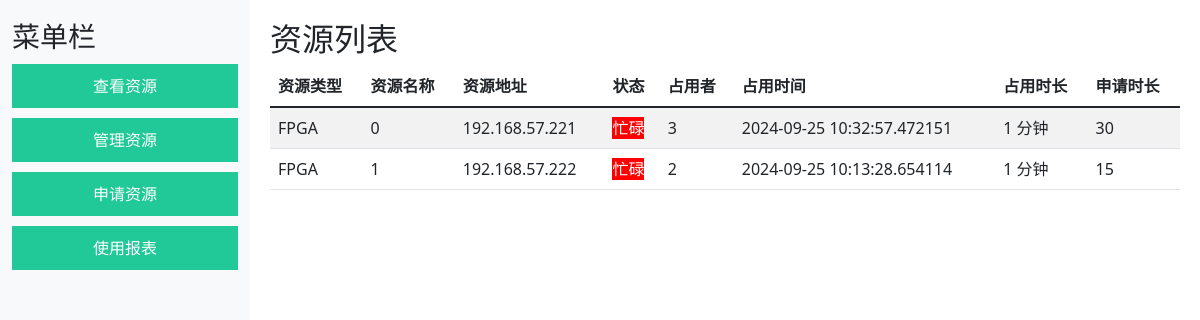
Before: /view_resources with the older database file.
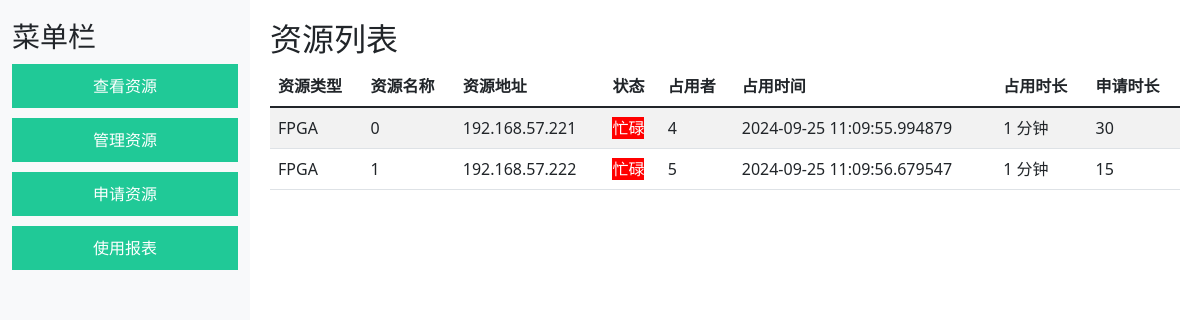
After: the same page with the newer database file.
### app.py (models this page shows)
class Resource(db.Model):
    id = db.Column(db.Integer, primary_key=True)
    resource_type = db.Column(db.String(50), nullable=False)
    resource_name = db.Column(db.String(100), nullable=False)
    resource_address = db.Column(db.String(100), nullable=False)
    is_busy = db.Column(db.Boolean, default=False)  # 资源是否被占用
    assigned_to = db.Column(db.String(100), nullable=True)  # 当前占用资源的用户
    assigned_time = db.Column(db.DateTime, nullable=True)  # 资源分配时间
    usage_duration = db.Column(db.Integer, nullable=True)  # 使用时长（分钟）

### app.py (the view)
@app.route('/view_resources')
def view_resources():
    resources = Resource.query.all()
    processed_resources = []
    for resource in resources:
        resource_info = {
            'resource_type': resource.resource_type,
            'resource_name': resource.resource_name,
            'resource_address': resource.resource_address,
            'is_busy': resource.is_busy,
            'assigned_to': resource.assigned_to,
            'assigned_time': resource.assigned_time,
            'usage_duration': resource.usage_duration
        }
        if resource.is_busy and resource.assigned_time:
            now = datetime.now()
            duration = now - resource.assigned_time
            duration_in_minutes = int(duration.total_seconds() // 60)
            if duration_in_minutes < 1:
                duration_in_minutes = 1
            resource_info['occupied_duration'] = f"{duration_in_minutes} 分钟"
        else:
            resource_info['occupied_duration'] = "空闲"
        processed_resources.append(resource_info)
    return render_template('view_resources.html', resources=processed_resources)

### templates/view_resources.html
{% extends "base.html" %}
{% block content %}
<h2>资源列表</h2>
<table class="table table-striped">
    <thead>
        <tr>
            <th>资源类型</th>
            <th>资源名称</th>
            <th>资源地址</th>
            <th>状态</th>
            <th>占用者</th>
            <th>占用时间</th>
            <th>占用时长</th>
            <th>申请时长</th>
        </tr>
    </thead>
    <tbody>
        {% for resource in resources %}
        <tr>
            <td>{{ resource.resource_type }}</td>
            <td>{{ resource.resource_name }}</td>
            <td>{{ resource.resource_address }}</td>
            <td>
                {% if resource.is_busy %}
                <span style="background-color:red; color:white;">忙碌</span>
                {% else %}
                <span style="background-color:green; color:white;">空闲</span>
                {% endif %}
            </td>
            <td>{{ resource.assigned_to   }}</td>
            <td>{{ resource.assigned_time  }}</td>
            <td>{{ resource.occupied_duration  }}</td>
            <td>{{ resource.usage_duration  }}</td>
        </tr>
        {% endfor %}
    </tbody>
</table>
{% endblock %}

Changed rows visible on the page:
changed Resource (number 1 of 2 on the later page): assigned_to "3" → "4"; assigned_time "2024-09-25 10:32:57.472151" → "2024-09-25 11:09:55.994879"
changed Resource (number 2 of 2 on the later page): assigned_to "2" → "5"; assigned_time "2024-09-25 10:13:28.654114" → "2024-09-25 11:09:56.679547"
